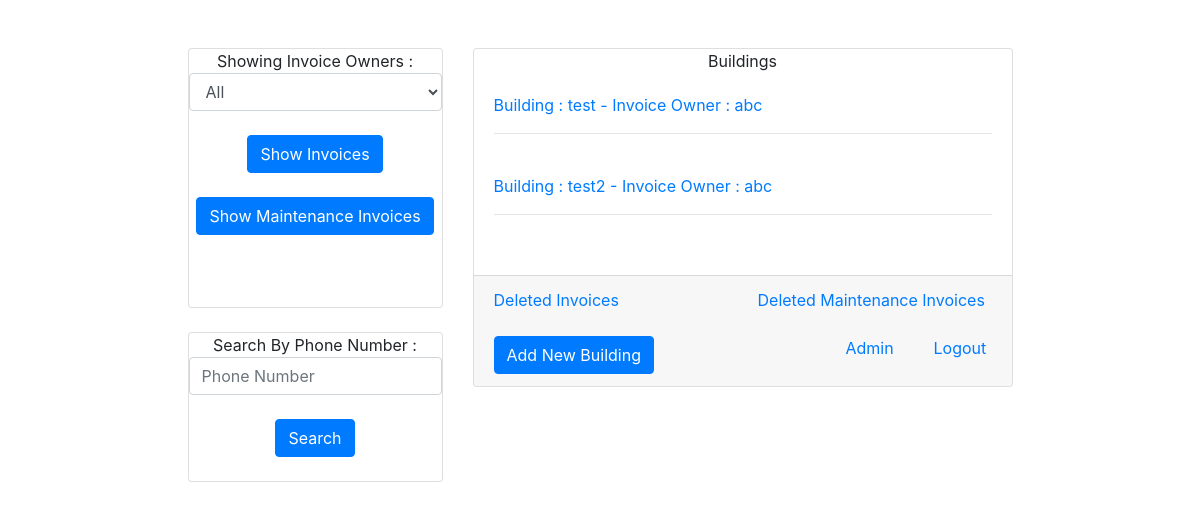
Before: /home (signed in) with the older database file.
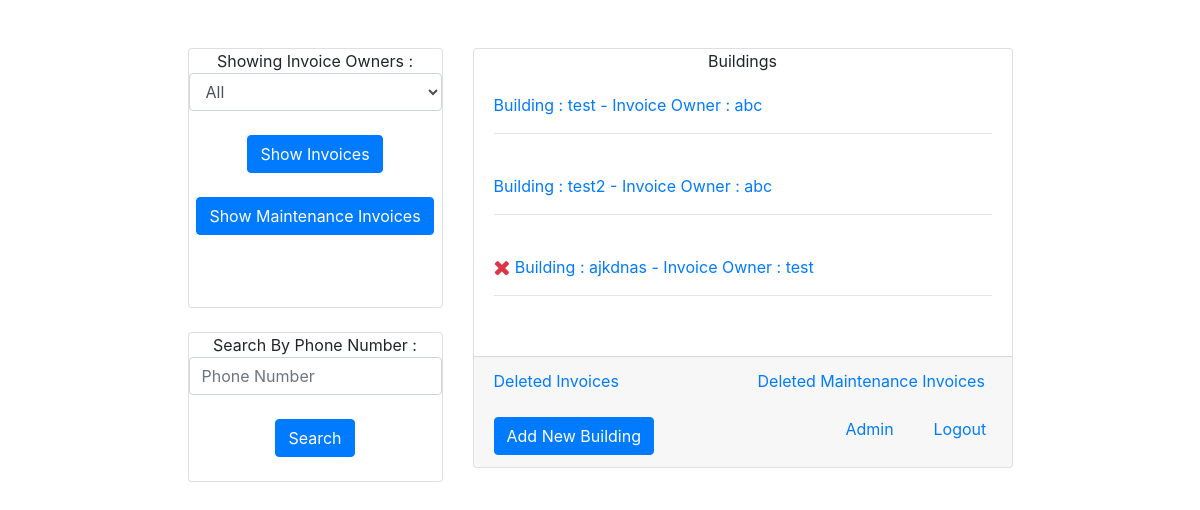
After: the same page with the newer database file.
### app/models.py (models this page shows, shortened)
class building(models.Model):
    name = models.CharField(max_length=300,null=True,blank=True)
    owner = models.ForeignKey(invoice_owner,on_delete=models.SET_NULL,null=True,blank=True)
    def apartment_count(self):
        return (len(apartment.objects.filter(building=self)) == 0)

class invoice_owner(models.Model):
    name = models.CharField(max_length=300,null=True,blank=True)
    def __str__(self):
        return self.name

### app/views.py (the view)
# urls.py: 2. Add a URL to urlpatterns:  path('', views.home, name='home')
@login_required(login_url='/')
def home(request):
    template = "home.html"
    context = {}
    obj = get_user_profile(request.user)
    context['type_of_user'] = obj.type_of_user == 'd'
    if obj.type_of_user in ('v','w'):
        temp = building.objects.all()
        temp2 = invoice_owner.objects.all()
        temp_list = []
        temp2_list = []
        for i in temp:
            if i.owner in obj.invoice_owner_allowed.all():
                temp_list.append(i)
        for i in temp2:
            if i in obj.invoice_owner_allowed.all():
                temp2_list.append(i)
        context['objs'] = temp_list
        context['owners'] = temp2_list
    else:
        context['objs'] = building.objects.all()
        context['owners'] = invoice_owner.objects.all()
    return render(request,template,context)

### app/views.py (called while the page is built)
def get_user_profile(userobj):
    try:
        obj = user_profile.objects.get(user=userobj)
    except:
        obj = user_profile()
        obj.user = userobj
        obj.save()
    return obj

### templates/home.html (shortened to what the changed rows need)
<!DOCTYPE html>
    <html lang="en">
        <head>
            <link rel="stylesheet" href="https://maxcdn.bootstrapcdn.com/bootstrap/4.4.1/css/bootstrap.min.css">
            <link rel="stylesheet" href="https://cdnjs.cloudflare.com/ajax/libs/font-awesome/4.7.0/css/font-awesome.min.css">
        </head>
        <body>
            <br><br>
            <div class="container">
                <div class="row justify-content-center">
                    <div class="col-lg-6">
                        <div class="card">
                            <div class="card-body">
                                {% if objs %}
                                    {% for i in objs %}
                                        <div class="abcd {{i.owner.id}}">
                                            {% if type_of_user %}
                                                {% if request.user.is_superuser %}
                                                    {% if i.apartment_count %}
                                                        <a onclick="confirm_delete('{% url 'delete-building' i.id %}')" title="Delete"><span class="fa text-danger fa-lg fa-remove"></span></a>
                                                    {% endif %}
                                                {% endif %}
                                            {% endif %}
                                            <a href="{% url 'apartments' i.id %}">
                                                Building : {{i.name}}  -  Invoice Owner : {{i.owner}}
                                            </a><br><hr><br>
                                        </div>
                                    {% endfor %}
                                {% else %}
                                    <a>You Have No Buildings To Manage Right Now.</a>
                                {% endif %}
                            </div>
                        </div>
                    </div>
                </div>
            </div>
        </body>
    </html>

Changed rows visible on the page:
added building: name "ajkdnas", owner "test"
